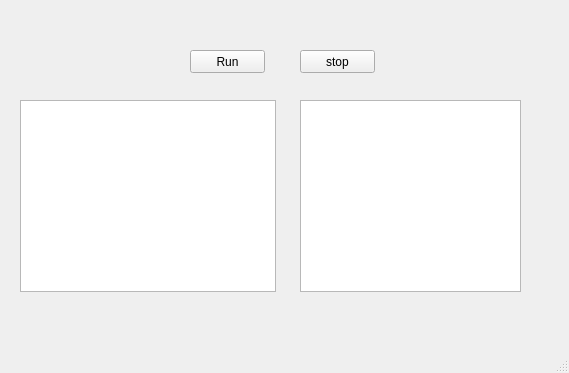
<?xml version="1.0" encoding="UTF-8"?>
<ui version="4.0">
 <class>MainWindow</class>
 <widget class="QMainWindow" name="MainWindow">
  <property name="geometry">
   <rect>
    <x>0</x>
    <y>0</y>
    <width>569</width>
    <height>373</height>
   </rect>
  </property>
  <property name="windowTitle">
   <string>RunWindow</string>
  </property>
  <widget class="QWidget" name="centralwidget">
   <widget class="QListWidget" name="listWidget">
    <property name="geometry">
     <rect>
      <x>20</x>
      <y>100</y>
      <width>256</width>
      <height>192</height>
     </rect>
    </property>
   </widget>
   <widget class="QListWidget" name="listWidget_2">
    <property name="geometry">
     <rect>
      <x>300</x>
      <y>100</y>
      <width>221</width>
      <height>192</height>
     </rect>
    </property>
   </widget>
   <widget class="QPushButton" name="runButton">
    <property name="geometry">
     <rect>
      <x>190</x>
      <y>50</y>
      <width>75</width>
      <height>23</height>
     </rect>
    </property>
    <property name="text">
     <string>Run</string>
    </property>
   </widget>
   <widget class="QPushButton" name="stopButton">
    <property name="geometry">
     <rect>
      <x>300</x>
      <y>50</y>
      <width>75</width>
      <height>23</height>
     </rect>
    </property>
    <property name="text">
     <string>stop</string>
    </property>
   </widget>
  </widget>
  <widget class="QStatusBar" name="statusbar"/>
 </widget>
 <resources/>
 <connections/>
</ui>
